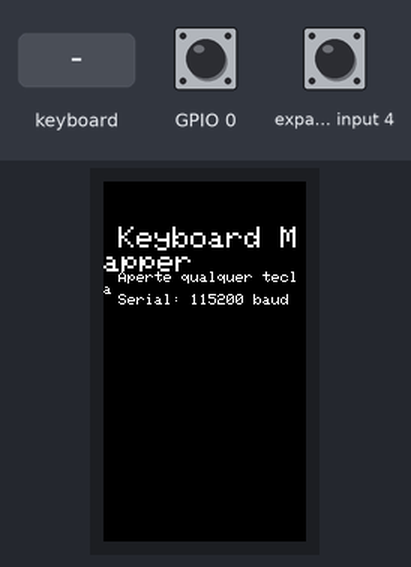
This sketch was run on a simulated ESP32-S3. Parts: 135×240 colour display. The test bench sets the inputs (shaded band); at power-on: GPIO 0 HIGH, expander input 4 HIGH. What the sketch prints to the serial monitor is not drawn.

Above: at 1.5 s.
1.6 s: keyboard key "1" received
At 1.7 s:
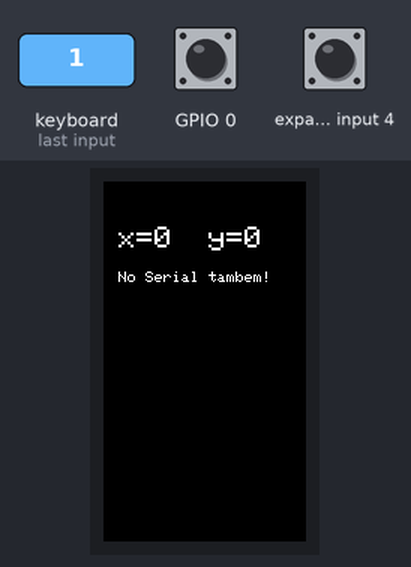
At 2.8 s:
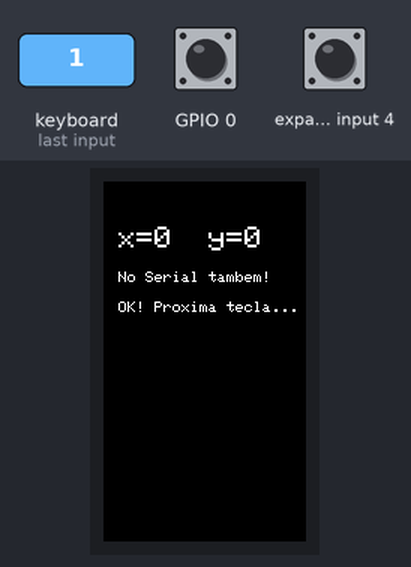
Timing chart, 0 to 4.6 s (numbered marks = the images above; inputs shaded):
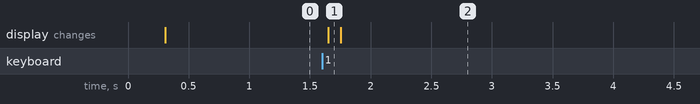

Measured:
- after the input at 1.6 s, the display: changes after 0.05 s (image 1)

The sketch:

keyboard_mapper.ino
```cpp
/**
 * Keyboard Mapper — M5Cardputer
 * Pressione cada tecla e veja as coordenadas (x, y) no display e Serial.
 * Anote os valores e me mande!
 */

#include <M5Cardputer.h>

void setup() {
    Serial.begin(115200);
    delay(100);

    M5Cardputer.begin();
    M5Cardputer.Display.setRotation(1);
    M5Cardputer.Display.fillScreen(TFT_BLACK);
    M5Cardputer.Display.setTextColor(TFT_WHITE, TFT_BLACK);
    M5Cardputer.Display.setTextSize(2);
    M5Cardputer.Display.setCursor(10, 30);
    M5Cardputer.Display.println("Keyboard Mapper");
    M5Cardputer.Display.setTextSize(1);
    M5Cardputer.Display.setCursor(10, 60);
    M5Cardputer.Display.println("Aperte qualquer tecla");
    M5Cardputer.Display.setCursor(10, 75);
    M5Cardputer.Display.println("Serial: 115200 baud");

    Serial.println("\n\n=== KEYBOARD MAPPER ===");
    Serial.println("Pressione uma tecla de cada vez.");
    Serial.println("Formato: KEY: x=<col> y=<row>");
    Serial.println("Para teclas especiais (Enter, Tab, Bksp, Esc):");
    Serial.println("  aperte e anote as coordenadas.");
    Serial.println("========================\n");
}

void loop() {
    M5Cardputer.update();

    if (M5Cardputer.Keyboard.isChange() && M5Cardputer.Keyboard.isPressed()) {
        auto keys = M5Cardputer.Keyboard.keyList();

        if (!keys.empty()) {
            int x = keys[0].x;
            int y = keys[0].y;

            Serial.printf("KEY: x=%d y=%d\n", x, y);

            // Show on display
            M5Cardputer.Display.fillScreen(TFT_BLACK);
            M5Cardputer.Display.setTextColor(TFT_WHITE, TFT_BLACK);
            M5Cardputer.Display.setTextSize(2);
            M5Cardputer.Display.setCursor(10, 30);
            M5Cardputer.Display.printf("x=%d  y=%d", x, y);
            M5Cardputer.Display.setTextSize(1);
            M5Cardputer.Display.setCursor(10, 60);
            M5Cardputer.Display.println("No Serial tambem!");

            // Aguarda soltar a tecla
            while (M5Cardputer.Keyboard.isPressed()) {
                M5Cardputer.update();
                delay(10);
            }

            M5Cardputer.Display.setCursor(10, 80);
            M5Cardputer.Display.println("OK! Proxima tecla...");
        }
    }

    delay(20);
}
```
